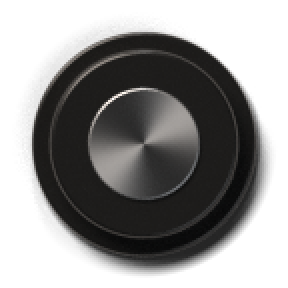
#> input picture hise_project/HookLab/Images/vm_k4_l_2x.png, 144 x 144 px, given in place of 0000.png, which was not available (shown 2 times larger)
$ python vm_stitch.py ../../hise_project/HookLab/Images
#> lines starting #> are read from the running program, lines starting #| are printed output that depends on the picture
"""Stitch vm_ui_assets.py frames into vertical strips for HISE (docs/28 Phase 4).

    python3 design/blender/vm_stitch.py <frames_dir> [asset ...]

Checks per strip: frame 16 against frame 0 (periodic seam, mean absolute difference under
1/255), the alpha bounding box inside the frame (2 px margin), strip height at most 16384.
Writes hise_project/ResearchFacility/Images/vm_<asset>_2x.png (and the Hook Lab copy) plus a
manifest line per asset (px, frames, RAM, sha256) in design/blender/vm_manifest.txt.
"""
import hashlib
import sys
from pathlib import Path

import numpy as np
from PIL import Image

ROOT = Path(__file__).resolve().parents[2]
DSTS = [ROOT / "hise_project" / "ResearchFacility" / "Images", ROOT / "hise_project" / "HookLab" / "Images"]
MANIFEST = ROOT / "design" / "blender" / "vm_manifest.txt"


def edge_fade(im, r_in=0.84, r_out=0.93):
    """Soft radial alpha fade so the cast shadow never meets the frame edge."""
#> called with r_in = 0.84, r_out = 0.93
    a = np.asarray(im).astype(np.float64)
    h, w = a.shape[:2]
#> h = 144; w = 144
    yy, xx = np.mgrid[0:h, 0:w]
    r = np.hypot(xx - (w - 1) / 2.0, yy - (h - 1) / 2.0) / (min(w, h) / 2.0)
    m = np.clip((r_out - r) / (r_out - r_in), 0.0, 1.0)
    a[:, :, 3] *= m
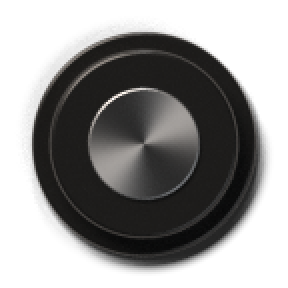
#> a: shape (144, 144, 4) float64 (shown 2 times larger); mean R, G, B, A 24, 23.3, 22.7, 129.7; transparent parts drawn white
    return Image.fromarray(a.round().astype(np.uint8), "RGBA")


def rect_fade(im, px=3):
    """Linear alpha fade over the last `px` pixels of a rectangular sprite."""
    a = np.asarray(im).astype(np.float64)
    h, w = a.shape[:2]
    yy, xx = np.mgrid[0:h, 0:w]
    d = np.minimum(np.minimum(xx, w - 1 - xx), np.minimum(yy, h - 1 - yy))
    a[:, :, 3] *= np.clip((d - 1.0) / px, 0.0, 1.0)
    return Image.fromarray(a.round().astype(np.uint8), "RGBA")


SPRITES = {"rocker": 8, "push_red": 2}        # non-periodic sprite sheets: frame count
POINTERS = {"ptr_l": 61, "k4_l": 1, "k4_s": 1}  # baked-angle strips (-150..+150 at 5 deg) and K4 singles: no seam


def stitch(frames_dir, asset, n=16):
    src = Path(frames_dir) / asset
    if asset in POINTERS:
        n = POINTERS[asset]
        fr = [edge_fade(Image.open(src / f"{k:04d}.png").convert("RGBA"), *((0.90, 0.98) if n > 1 else (0.84, 0.93))) for k in range(n)]
        fr.append(fr[0])                        # not periodic: nothing to compare
    elif asset in SPRITES:
        n = SPRITES[asset]
        fr = [rect_fade(Image.open(src / f"{k:04d}.png").convert("RGBA")) for k in range(n)]
        fr.append(fr[0])                        # no seam to check
    else:
        fr = [edge_fade(Image.open(src / f"{k:04d}.png").convert("RGBA")) for k in range(n + 1)]
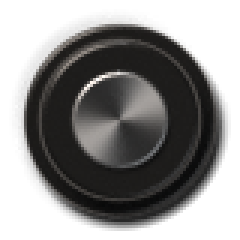
#> input picture hise_project/HookLab/Images/vm_k4_s_2x.png, 80 x 80 px, given in place of 0001.png, which was not available (shown 3 times larger)
#> call 2 of edge_fade, with r_in = 0.84, r_out = 0.93
#> in edge_fade (call 2), `a[:, :, 3] *= m`:
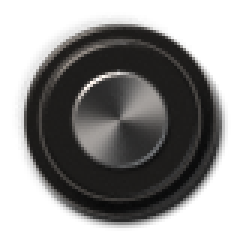
#> a: shape (80, 80, 4) float64 (shown 3 times larger); mean R, G, B, A 28.3, 27.5, 26.7, 136.5; transparent parts drawn white
    w, h = fr[0].size
    a0 = np.asarray(fr[0], dtype=np.float64) / 255.0
    a16 = np.asarray(fr[n], dtype=np.float64) / 255.0
    mad = float(np.abs(a0 - a16).mean())
    alpha = np.asarray(fr[0])[:, :, 3]
    ys, xs = np.nonzero(alpha > 2)
    margin_ok = xs.min() >= 1 and ys.min() >= 1 and xs.max() <= w - 2 and ys.max() <= h - 2
    sheet = Image.new("RGBA", (w, h * n), (0, 0, 0, 0))
    for k in range(n):
        sheet.paste(fr[k], (0, k * h))
    assert sheet.size[1] <= 16384
    name = f"vm_{asset}_2x.png"
    for d in DSTS:
        d.mkdir(parents=True, exist_ok=True)
        sheet.save(d / name, optimize=True)
    data = (DSTS[0] / name).read_bytes()
    line = f"{name} {w}x{h * n} frames={n} ram={w * h * n * 4 / 1048576:.2f}MiB sha256={hashlib.sha256(data).hexdigest()[:16]} seam_mad={mad * 255:.3f}/255 margin={'ok' if margin_ok else 'CLIPPED'}"
    print(line)
    return line, mad < 1.0 / 255.0 and margin_ok


if __name__ == "__main__":
    frames_dir = sys.argv[1]
    assets = sys.argv[2:] or ["knob_l", "knob_s", "collet_l", "collet_s"]
    lines, ok = [], True
    for a in assets:
#> (the run stopped early here; a loop or call above may not have finished)
